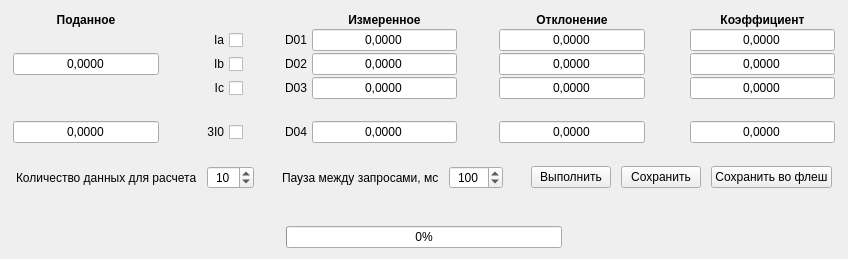
<?xml version="1.0" encoding="UTF-8"?>
<ui version="4.0">
 <class>CCalibrationWidgetOfCurrent</class>
 <widget class="QWidget" name="CCalibrationWidgetOfCurrent">
  <property name="geometry">
   <rect>
    <x>0</x>
    <y>0</y>
    <width>848</width>
    <height>259</height>
   </rect>
  </property>
  <property name="sizePolicy">
   <sizepolicy hsizetype="Fixed" vsizetype="Fixed">
    <horstretch>0</horstretch>
    <verstretch>0</verstretch>
   </sizepolicy>
  </property>
  <property name="windowTitle">
   <string>Form</string>
  </property>
  <layout class="QVBoxLayout" name="verticalLayout">
   <item>
    <layout class="QVBoxLayout" name="verticalLayoutCentral">
     <item>
      <layout class="QGridLayout" name="gridLayout" rowstretch="0,0,0,0,0,0">
       <property name="leftMargin">
        <number>2</number>
       </property>
       <property name="topMargin">
        <number>2</number>
       </property>
       <property name="rightMargin">
        <number>2</number>
       </property>
       <property name="bottomMargin">
        <number>2</number>
       </property>
       <property name="horizontalSpacing">
        <number>5</number>
       </property>
       <property name="verticalSpacing">
        <number>2</number>
       </property>
       <item row="3" column="4">
        <widget class="QLabel" name="label_6">
         <property name="sizePolicy">
          <sizepolicy hsizetype="Fixed" vsizetype="Fixed">
           <horstretch>0</horstretch>
           <verstretch>0</verstretch>
          </sizepolicy>
         </property>
         <property name="text">
          <string>D03</string>
         </property>
         <property name="scaledContents">
          <bool>true</bool>
         </property>
         <property name="alignment">
          <set>Qt::AlignCenter</set>
         </property>
        </widget>
       </item>
       <item row="5" column="0">
        <widget class="QLineEdit" name="lineEditCurrentStandard3I0">
         <property name="sizePolicy">
          <sizepolicy hsizetype="Expanding" vsizetype="Fixed">
           <horstretch>0</horstretch>
           <verstretch>0</verstretch>
          </sizepolicy>
         </property>
         <property name="toolTip">
          <string>Эталонное значение</string>
         </property>
         <property name="text">
          <string>0,0000</string>
         </property>
         <property name="alignment">
          <set>Qt::AlignCenter</set>
         </property>
        </widget>
       </item>
       <item row="5" column="2">
        <widget class="QCheckBox" name="checkBox3I0">
         <property name="sizePolicy">
          <sizepolicy hsizetype="Fixed" vsizetype="Fixed">
           <horstretch>0</horstretch>
           <verstretch>0</verstretch>
          </sizepolicy>
         </property>
         <property name="toolTip">
          <string>Состояние 3I0</string>
         </property>
         <property name="layoutDirection">
          <enum>Qt::RightToLeft</enum>
         </property>
         <property name="text">
          <string>3I0</string>
         </property>
        </widget>
       </item>
       <item row="5" column="5">
        <widget class="QLineEdit" name="lineEditMeasuredD04">
         <property name="sizePolicy">
          <sizepolicy hsizetype="Expanding" vsizetype="Fixed">
           <horstretch>0</horstretch>
           <verstretch>0</verstretch>
          </sizepolicy>
         </property>
         <property name="toolTip">
          <string>&lt;html&gt;&lt;head/&gt;&lt;body&gt;&lt;p&gt;Среднее арифметическое значение 3I0&lt;/p&gt;&lt;/body&gt;&lt;/html&gt;</string>
         </property>
         <property name="text">
          <string>0,0000</string>
         </property>
         <property name="alignment">
          <set>Qt::AlignCenter</set>
         </property>
         <property name="readOnly">
          <bool>true</bool>
         </property>
        </widget>
       </item>
       <item row="2" column="5">
        <widget class="QLineEdit" name="lineEditMeasuredD02">
         <property name="sizePolicy">
          <sizepolicy hsizetype="Expanding" vsizetype="Fixed">
           <horstretch>0</horstretch>
           <verstretch>0</verstretch>
          </sizepolicy>
         </property>
         <property name="toolTip">
          <string>&lt;html&gt;&lt;head/&gt;&lt;body&gt;&lt;p&gt;Среднее арифметическое значение фазы В&lt;/p&gt;&lt;/body&gt;&lt;/html&gt;</string>
         </property>
         <property name="text">
          <string>0,0000</string>
         </property>
         <property name="alignment">
          <set>Qt::AlignCenter</set>
         </property>
         <property name="readOnly">
          <bool>true</bool>
         </property>
        </widget>
       </item>
       <item row="2" column="8">
        <spacer name="horizontalSpacer_62">
         <property name="orientation">
          <enum>Qt::Horizontal</enum>
         </property>
         <property name="sizeType">
          <enum>QSizePolicy::Fixed</enum>
         </property>
         <property name="sizeHint" stdset="0">
          <size>
           <width>40</width>
           <height>20</height>
          </size>
         </property>
        </spacer>
       </item>
       <item row="1" column="4">
        <widget class="QLabel" name="label_5">
         <property name="sizePolicy">
          <sizepolicy hsizetype="Fixed" vsizetype="Fixed">
           <horstretch>0</horstretch>
           <verstretch>0</verstretch>
          </sizepolicy>
         </property>
         <property name="text">
          <string>D01</string>
         </property>
         <property name="scaledContents">
          <bool>true</bool>
         </property>
         <property name="alignment">
          <set>Qt::AlignCenter</set>
         </property>
        </widget>
       </item>
       <item row="1" column="5">
        <widget class="QLineEdit" name="lineEditMeasuredD01">
         <property name="sizePolicy">
          <sizepolicy hsizetype="Expanding" vsizetype="Fixed">
           <horstretch>0</horstretch>
           <verstretch>0</verstretch>
          </sizepolicy>
         </property>
         <property name="toolTip">
          <string>&lt;html&gt;&lt;head/&gt;&lt;body&gt;&lt;p&gt;Среднее арифметическое значение фазы А&lt;/p&gt;&lt;/body&gt;&lt;/html&gt;</string>
         </property>
         <property name="text">
          <string>0,0000</string>
         </property>
         <property name="alignment">
          <set>Qt::AlignCenter</set>
         </property>
         <property name="readOnly">
          <bool>true</bool>
         </property>
        </widget>
       </item>
       <item row="2" column="4">
        <widget class="QLabel" name="label_4">
         <property name="sizePolicy">
          <sizepolicy hsizetype="Fixed" vsizetype="Fixed">
           <horstretch>0</horstretch>
           <verstretch>0</verstretch>
          </sizepolicy>
         </property>
         <property name="text">
          <string>D02</string>
         </property>
         <property name="scaledContents">
          <bool>true</bool>
         </property>
         <property name="alignment">
          <set>Qt::AlignCenter</set>
         </property>
        </widget>
       </item>
       <item row="0" column="5">
        <widget class="QLabel" name="label_8">
         <property name="font">
          <font>
           <weight>75</weight>
           <bold>true</bold>
          </font>
         </property>
         <property name="text">
          <string>Измеренное</string>
         </property>
         <property name="scaledContents">
          <bool>true</bool>
         </property>
         <property name="alignment">
          <set>Qt::AlignCenter</set>
         </property>
        </widget>
       </item>
       <item row="2" column="0">
        <widget class="QLineEdit" name="lineEditCurrentStandardPhase">
         <property name="sizePolicy">
          <sizepolicy hsizetype="Expanding" vsizetype="Fixed">
           <horstretch>0</horstretch>
           <verstretch>0</verstretch>
          </sizepolicy>
         </property>
         <property name="toolTip">
          <string>Эталонное значение</string>
         </property>
         <property name="text">
          <string>0,0000</string>
         </property>
         <property name="alignment">
          <set>Qt::AlignCenter</set>
         </property>
        </widget>
       </item>
       <item row="1" column="2">
        <widget class="QCheckBox" name="checkBoxIa">
         <property name="sizePolicy">
          <sizepolicy hsizetype="Fixed" vsizetype="Fixed">
           <horstretch>0</horstretch>
           <verstretch>0</verstretch>
          </sizepolicy>
         </property>
         <property name="toolTip">
          <string>Состояние фазы А</string>
         </property>
         <property name="layoutDirection">
          <enum>Qt::RightToLeft</enum>
         </property>
         <property name="text">
          <string>Ia</string>
         </property>
         <property name="checked">
          <bool>false</bool>
         </property>
        </widget>
       </item>
       <item row="2" column="2">
        <widget class="QCheckBox" name="checkBoxIb">
         <property name="sizePolicy">
          <sizepolicy hsizetype="Fixed" vsizetype="Fixed">
           <horstretch>0</horstretch>
           <verstretch>0</verstretch>
          </sizepolicy>
         </property>
         <property name="toolTip">
          <string>Состояние фазы В</string>
         </property>
         <property name="layoutDirection">
          <enum>Qt::RightToLeft</enum>
         </property>
         <property name="text">
          <string>Ib</string>
         </property>
        </widget>
       </item>
       <item row="0" column="0">
        <widget class="QLabel" name="label_7">
         <property name="font">
          <font>
           <weight>75</weight>
           <bold>true</bold>
          </font>
         </property>
         <property name="text">
          <string>Поданное</string>
         </property>
         <property name="scaledContents">
          <bool>true</bool>
         </property>
         <property name="alignment">
          <set>Qt::AlignCenter</set>
         </property>
        </widget>
       </item>
       <item row="2" column="1">
        <spacer name="horizontalSpacer_63">
         <property name="orientation">
          <enum>Qt::Horizontal</enum>
         </property>
         <property name="sizeType">
          <enum>QSizePolicy::Fixed</enum>
         </property>
         <property name="sizeHint" stdset="0">
          <size>
           <width>37</width>
           <height>17</height>
          </size>
         </property>
        </spacer>
       </item>
       <item row="2" column="6">
        <spacer name="horizontalSpacer_60">
         <property name="orientation">
          <enum>Qt::Horizontal</enum>
         </property>
         <property name="sizeType">
          <enum>QSizePolicy::Fixed</enum>
         </property>
         <property name="sizeHint" stdset="0">
          <size>
           <width>37</width>
           <height>17</height>
          </size>
         </property>
        </spacer>
       </item>
       <item row="5" column="4">
        <widget class="QLabel" name="label_11">
         <property name="sizePolicy">
          <sizepolicy hsizetype="Fixed" vsizetype="Fixed">
           <horstretch>0</horstretch>
           <verstretch>0</verstretch>
          </sizepolicy>
         </property>
         <property name="text">
          <string>D04</string>
         </property>
         <property name="scaledContents">
          <bool>true</bool>
         </property>
         <property name="alignment">
          <set>Qt::AlignCenter</set>
         </property>
        </widget>
       </item>
       <item row="2" column="3">
        <spacer name="horizontalSpacer_69">
         <property name="orientation">
          <enum>Qt::Horizontal</enum>
         </property>
         <property name="sizeType">
          <enum>QSizePolicy::Fixed</enum>
         </property>
         <property name="sizeHint" stdset="0">
          <size>
           <width>37</width>
           <height>17</height>
          </size>
         </property>
        </spacer>
       </item>
       <item row="3" column="2">
        <widget class="QCheckBox" name="checkBoxIc">
         <property name="sizePolicy">
          <sizepolicy hsizetype="Fixed" vsizetype="Fixed">
           <horstretch>0</horstretch>
           <verstretch>0</verstretch>
          </sizepolicy>
         </property>
         <property name="toolTip">
          <string>Состояние фазы С</string>
         </property>
         <property name="layoutDirection">
          <enum>Qt::RightToLeft</enum>
         </property>
         <property name="text">
          <string>Ic</string>
         </property>
        </widget>
       </item>
       <item row="3" column="5">
        <widget class="QLineEdit" name="lineEditMeasuredD03">
         <property name="sizePolicy">
          <sizepolicy hsizetype="Expanding" vsizetype="Fixed">
           <horstretch>0</horstretch>
           <verstretch>0</verstretch>
          </sizepolicy>
         </property>
         <property name="toolTip">
          <string>&lt;html&gt;&lt;head/&gt;&lt;body&gt;&lt;p&gt;Среднее арифметическое значение фазы С&lt;/p&gt;&lt;/body&gt;&lt;/html&gt;</string>
         </property>
         <property name="text">
          <string>0,0000</string>
         </property>
         <property name="alignment">
          <set>Qt::AlignCenter</set>
         </property>
         <property name="readOnly">
          <bool>true</bool>
         </property>
        </widget>
       </item>
       <item row="1" column="9">
        <widget class="QLineEdit" name="lineEditFactorIa">
         <property name="sizePolicy">
          <sizepolicy hsizetype="Expanding" vsizetype="Fixed">
           <horstretch>0</horstretch>
           <verstretch>0</verstretch>
          </sizepolicy>
         </property>
         <property name="toolTip">
          <string>Расчитанный коэффициент для фазы А</string>
         </property>
         <property name="text">
          <string>0,0000</string>
         </property>
         <property name="alignment">
          <set>Qt::AlignCenter</set>
         </property>
        </widget>
       </item>
       <item row="2" column="9">
        <widget class="QLineEdit" name="lineEditFactorIb">
         <property name="sizePolicy">
          <sizepolicy hsizetype="Expanding" vsizetype="Fixed">
           <horstretch>0</horstretch>
           <verstretch>0</verstretch>
          </sizepolicy>
         </property>
         <property name="toolTip">
          <string>Расчитанный коэффициент для фазы В</string>
         </property>
         <property name="text">
          <string>0,0000</string>
         </property>
         <property name="alignment">
          <set>Qt::AlignCenter</set>
         </property>
        </widget>
       </item>
       <item row="3" column="9">
        <widget class="QLineEdit" name="lineEditFactorIc">
         <property name="sizePolicy">
          <sizepolicy hsizetype="Expanding" vsizetype="Fixed">
           <horstretch>0</horstretch>
           <verstretch>0</verstretch>
          </sizepolicy>
         </property>
         <property name="toolTip">
          <string>Расчитанный коэффициент для фазы С</string>
         </property>
         <property name="text">
          <string>0,0000</string>
         </property>
         <property name="alignment">
          <set>Qt::AlignCenter</set>
         </property>
        </widget>
       </item>
       <item row="4" column="9">
        <spacer name="verticalSpacer_2">
         <property name="orientation">
          <enum>Qt::Vertical</enum>
         </property>
         <property name="sizeType">
          <enum>QSizePolicy::Fixed</enum>
         </property>
         <property name="sizeHint" stdset="0">
          <size>
           <width>20</width>
           <height>20</height>
          </size>
         </property>
        </spacer>
       </item>
       <item row="5" column="9">
        <widget class="QLineEdit" name="lineEditFactor3I0">
         <property name="sizePolicy">
          <sizepolicy hsizetype="Expanding" vsizetype="Fixed">
           <horstretch>0</horstretch>
           <verstretch>0</verstretch>
          </sizepolicy>
         </property>
         <property name="toolTip">
          <string>Расчитанный коэффициент для фазы 3I0</string>
         </property>
         <property name="text">
          <string>0,0000</string>
         </property>
         <property name="alignment">
          <set>Qt::AlignCenter</set>
         </property>
        </widget>
       </item>
       <item row="0" column="9">
        <widget class="QLabel" name="label_9">
         <property name="font">
          <font>
           <weight>75</weight>
           <bold>true</bold>
          </font>
         </property>
         <property name="text">
          <string>Коэффициент</string>
         </property>
         <property name="scaledContents">
          <bool>true</bool>
         </property>
         <property name="alignment">
          <set>Qt::AlignCenter</set>
         </property>
        </widget>
       </item>
       <item row="0" column="7">
        <widget class="QLabel" name="label_10">
         <property name="font">
          <font>
           <weight>75</weight>
           <bold>true</bold>
          </font>
         </property>
         <property name="text">
          <string>Отклонение</string>
         </property>
         <property name="scaledContents">
          <bool>true</bool>
         </property>
         <property name="alignment">
          <set>Qt::AlignCenter</set>
         </property>
        </widget>
       </item>
       <item row="1" column="7">
        <widget class="QLineEdit" name="lineEditDeviationIa">
         <property name="sizePolicy">
          <sizepolicy hsizetype="Expanding" vsizetype="Fixed">
           <horstretch>0</horstretch>
           <verstretch>0</verstretch>
          </sizepolicy>
         </property>
         <property name="toolTip">
          <string>Среднеквадратическое значение фазы А</string>
         </property>
         <property name="text">
          <string>0,0000</string>
         </property>
         <property name="alignment">
          <set>Qt::AlignCenter</set>
         </property>
         <property name="readOnly">
          <bool>true</bool>
         </property>
        </widget>
       </item>
       <item row="2" column="7">
        <widget class="QLineEdit" name="lineEditDeviationIb">
         <property name="sizePolicy">
          <sizepolicy hsizetype="Expanding" vsizetype="Fixed">
           <horstretch>0</horstretch>
           <verstretch>0</verstretch>
          </sizepolicy>
         </property>
         <property name="toolTip">
          <string>Среднеквадратическое значение фазы В</string>
         </property>
         <property name="text">
          <string>0,0000</string>
         </property>
         <property name="alignment">
          <set>Qt::AlignCenter</set>
         </property>
         <property name="readOnly">
          <bool>true</bool>
         </property>
        </widget>
       </item>
       <item row="3" column="7">
        <widget class="QLineEdit" name="lineEditDeviationIc">
         <property name="sizePolicy">
          <sizepolicy hsizetype="Expanding" vsizetype="Fixed">
           <horstretch>0</horstretch>
           <verstretch>0</verstretch>
          </sizepolicy>
         </property>
         <property name="toolTip">
          <string>Среднеквадратическое значение фазы С</string>
         </property>
         <property name="text">
          <string>0,0000</string>
         </property>
         <property name="alignment">
          <set>Qt::AlignCenter</set>
         </property>
         <property name="readOnly">
          <bool>true</bool>
         </property>
        </widget>
       </item>
       <item row="5" column="7">
        <widget class="QLineEdit" name="lineEditDeviation3I0">
         <property name="sizePolicy">
          <sizepolicy hsizetype="Expanding" vsizetype="Fixed">
           <horstretch>0</horstretch>
           <verstretch>0</verstretch>
          </sizepolicy>
         </property>
         <property name="toolTip">
          <string>Среднеквадратическое значение фазы 3I0</string>
         </property>
         <property name="text">
          <string>0,0000</string>
         </property>
         <property name="alignment">
          <set>Qt::AlignCenter</set>
         </property>
         <property name="readOnly">
          <bool>true</bool>
         </property>
        </widget>
       </item>
      </layout>
     </item>
     <item>
      <spacer name="verticalSpacer_3">
       <property name="orientation">
        <enum>Qt::Vertical</enum>
       </property>
       <property name="sizeType">
        <enum>QSizePolicy::Fixed</enum>
       </property>
       <property name="sizeHint" stdset="0">
        <size>
         <width>20</width>
         <height>13</height>
        </size>
       </property>
      </spacer>
     </item>
     <item>
      <layout class="QHBoxLayout" name="horizontalLayout">
       <property name="spacing">
        <number>10</number>
       </property>
       <property name="leftMargin">
        <number>5</number>
       </property>
       <property name="topMargin">
        <number>2</number>
       </property>
       <property name="rightMargin">
        <number>5</number>
       </property>
       <property name="bottomMargin">
        <number>2</number>
       </property>
       <item>
        <widget class="QLabel" name="label_13">
         <property name="text">
          <string>Количество данных для расчета</string>
         </property>
        </widget>
       </item>
       <item>
        <widget class="QSpinBox" name="spinBoxSetDataCount">
         <property name="alignment">
          <set>Qt::AlignCenter</set>
         </property>
         <property name="minimum">
          <number>1</number>
         </property>
         <property name="maximum">
          <number>100</number>
         </property>
         <property name="value">
          <number>10</number>
         </property>
        </widget>
       </item>
       <item>
        <spacer name="horizontalSpacer_2">
         <property name="orientation">
          <enum>Qt::Horizontal</enum>
         </property>
         <property name="sizeHint" stdset="0">
          <size>
           <width>40</width>
           <height>20</height>
          </size>
         </property>
        </spacer>
       </item>
       <item>
        <widget class="QLabel" name="label_14">
         <property name="text">
          <string>Пауза между запросами, мс</string>
         </property>
        </widget>
       </item>
       <item>
        <widget class="QSpinBox" name="spinBoxPauseRequest">
         <property name="sizePolicy">
          <sizepolicy hsizetype="Fixed" vsizetype="Fixed">
           <horstretch>0</horstretch>
           <verstretch>0</verstretch>
          </sizepolicy>
         </property>
         <property name="alignment">
          <set>Qt::AlignCenter</set>
         </property>
         <property name="minimum">
          <number>2</number>
         </property>
         <property name="maximum">
          <number>1000</number>
         </property>
         <property name="value">
          <number>100</number>
         </property>
        </widget>
       </item>
       <item>
        <spacer name="horizontalSpacer_3">
         <property name="orientation">
          <enum>Qt::Horizontal</enum>
         </property>
         <property name="sizeHint" stdset="0">
          <size>
           <width>40</width>
           <height>20</height>
          </size>
         </property>
        </spacer>
       </item>
       <item>
        <widget class="QPushButton" name="pushButtonCalibration">
         <property name="text">
          <string>Выполнить</string>
         </property>
         <property name="checkable">
          <bool>true</bool>
         </property>
        </widget>
       </item>
       <item>
        <widget class="QPushButton" name="pushButtonApply">
         <property name="text">
          <string>Сохранить</string>
         </property>
        </widget>
       </item>
       <item>
        <widget class="QPushButton" name="pushButtonSaveToFlash">
         <property name="text">
          <string>Сохранить во флеш</string>
         </property>
        </widget>
       </item>
      </layout>
     </item>
    </layout>
   </item>
   <item>
    <spacer name="verticalSpacer">
     <property name="orientation">
      <enum>Qt::Vertical</enum>
     </property>
     <property name="sizeHint" stdset="0">
      <size>
       <width>20</width>
       <height>25</height>
      </size>
     </property>
    </spacer>
   </item>
   <item>
    <layout class="QHBoxLayout" name="horizontalLayout_3">
     <item>
      <spacer name="horizontalSpacer_4">
       <property name="orientation">
        <enum>Qt::Horizontal</enum>
       </property>
       <property name="sizeHint" stdset="0">
        <size>
         <width>40</width>
         <height>20</height>
        </size>
       </property>
      </spacer>
     </item>
     <item>
      <widget class="QProgressBar" name="progressBarDataSet">
       <property name="value">
        <number>0</number>
       </property>
       <property name="alignment">
        <set>Qt::AlignCenter</set>
       </property>
      </widget>
     </item>
     <item>
      <spacer name="horizontalSpacer_5">
       <property name="orientation">
        <enum>Qt::Horizontal</enum>
       </property>
       <property name="sizeHint" stdset="0">
        <size>
         <width>40</width>
         <height>20</height>
        </size>
       </property>
      </spacer>
     </item>
    </layout>
   </item>
  </layout>
 </widget>
 <resources/>
 <connections/>
</ui>
